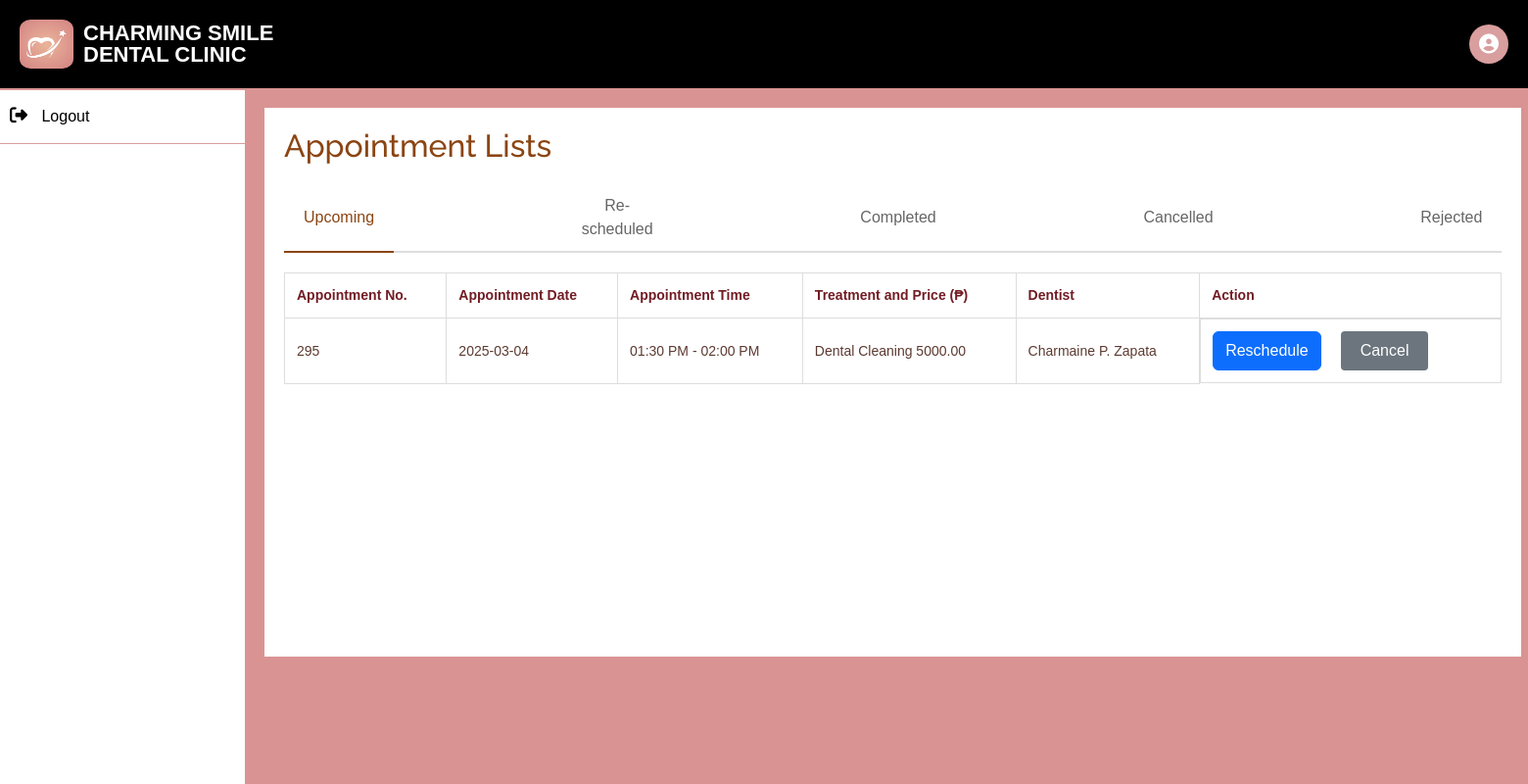
The app's page /patient/patAppointments.php (signed in) with its own data.
### tables this page shows
CREATE TABLE `approved_requests` (
  `id` int(11) NOT NULL,
  `patient_id` int(11) NOT NULL,
  `patient_name` varchar(255) NOT NULL,
  `treatment` varchar(255) NOT NULL,
  `appointment_time` varchar(255) NOT NULL,
  `appointment_date` date NOT NULL,
  `created_at` timestamp NOT NULL DEFAULT current_timestamp(),
  `username` varchar(255) DEFAULT NULL,
  `dentist_name` varchar(255) DEFAULT NULL,
  `status` varchar(20) DEFAULT 'upcoming',
  `notes` text NOT NULL DEFAULT '\'N/A\''
);

### patient/patAppointments.php (the view, shortened to what this page needs)
<?php
require_once '../db/config.php';
$username = $_SESSION['username'];
$query = "SELECT id, patient_id, treatment, appointment_time, appointment_date, dentist_name, status
          FROM approved_requests
          WHERE username = ?";
$stmt = mysqli_prepare($db, $query);
if ($stmt) {
    mysqli_stmt_bind_param($stmt, "s", $username);
    mysqli_stmt_execute($stmt);
    $result = mysqli_stmt_get_result($stmt);
    $appointments = [];
    while ($row = mysqli_fetch_assoc($result)) {
        $appointments[] = $row;
    }
} else {
    echo "Error preparing the statement: " . mysqli_error($db);
}
$query_rejected = "SELECT id, patient_id, treatment, appointment_time, appointment_date, dentist_name, status, reason
                   FROM rejected_requests
                   WHERE username = ?";
$stmt_rejected = mysqli_prepare($db, $query_rejected);
if ($stmt_rejected) {
    mysqli_stmt_bind_param($stmt_rejected, "s", $username);
    mysqli_stmt_execute($stmt_rejected);
    $result_rejected = mysqli_stmt_get_result($stmt_rejected);
    while ($row = mysqli_fetch_assoc($result_rejected)) {
        $row['status'] = 'rejected';
        $appointments[] = $row;
    }
} else {
    echo "Error preparing the statement for rejected requests: " . mysqli_error($db);
}
?>
<!DOCTYPE html>
<html lang="en">
<head>
    <?php require_once "../db/head.php" ?>
    <link rel="stylesheet" href="patAppointments.css">
    <link rel="stylesheet" href="main.css">
</head>
<body>
    <?php require_once "../db/header.php" ?>
    <div class="main-wrapper">
        <?php
        require_once "../db/nav.php" ?>
        <div class="main-content">
            <div class="user-management">
                <div class="appointments-section">
                    <div class="appointments-header">
                        <h2>Appointment Lists</h2>
                    </div>
                    <div class="appointments-tabs">
                        <button class="tab active" data-tab="upcoming">Upcoming</button>
                        <button class="tab" data-tab="rescheduled">Re-scheduled</button>
                        <button class="tab" data-tab="Completed">Completed</button>
                        <button class="tab" data-tab="cancelled">Cancelled</button>
                        <button class="tab" data-tab="rejected">Rejected</button>
                    </div>
                    <table>
                        <thead>
                            <tr>
                                <th>Appointment No.</th>
                                <th>Appointment Date</th>
                                <th>Appointment Time</th>
                                <th>Treatment and Price (₱)</th>
                                <th>Dentist</th>
                                <th class="action-column">Action</th>
                            </tr>
                        </thead>
                        <tbody>
                            <?php if (empty($appointments)): ?>
                                <tr>
                                    <td colspan="6" style="text-align: center;">No Appointments</td>
                                </tr>
                            <?php else: ?>
                                <?php foreach ($appointments as $appointment): ?>
                                    <?php
                                    $currentDateTime = date('Y-m-d H:i:s');
                                    $appointmentEndTime = date('H:i:s', strtotime($appointment['appointment_time'] . ' +30 minutes'));
                                    $appointmentEndDateTime = $appointment['appointment_date'] . ' ' . $appointmentEndTime;
                                    $status = 'upcoming';
                                    if (strtotime($appointmentEndDateTime) < strtotime($currentDateTime)) {
                                        $status = 'completed';
                                    }
                                    if (!empty($appointment['status'])) {
                                        $status = strtolower($appointment['status']);
                                    }
                                    ?>
                                    <tr class="appointment-row" data-status="<?= $status ?>">
                                        <td><?= htmlspecialchars($appointment['patient_id']) ?></td>
                                        <td><?= htmlspecialchars($appointment['appointment_date']) ?></td>
                                        <td><?= htmlspecialchars($appointment['appointment_time']) ?></td>
                                        <td><?= htmlspecialchars($appointment['treatment']) ?></td>
                                        <td><?= htmlspecialchars($appointment['dentist_name']) ?></td>
                                        <?php if ($status === 'upcoming' || $status === 'rescheduled'): ?>
                                            <td class="action-buttons">
                                                <button class="btn btn-primary" data-bs-toggle="modal"
                                                    data-bs-target="#rescheduleModal"
                                                    data-appointmentid="<?php echo htmlspecialchars($appointment['id']); ?>"
                                                    data-time="<?php echo htmlspecialchars($appointment['appointment_time']); ?>"
                                                    data-date="<?= $appointment['appointment_date'] ?>">Reschedule</button>
                                                <button class="btn btn-danger btn-cancel" data-bs-toggle="modal" data-bs-target="#cancelModal"
                                                    data-id="<?= htmlspecialchars($appointment['id']) ?>">
                                                    Cancel
                                                </button>
                                            </td>
                                        <?php else: ?>
                                            <td class="action-buttons" style="display: none;"></td>
                                        <?php endif; ?>
                                    </tr>
                                <?php endforeach; ?>
                            <?php endif; ?>
                        </tbody>
                    </table>
                </div>
            </div>
        </div>
    </div>
</body>
</html>

### patient/css/style.css (style rules this page uses)
body { font-family: "Open Sans", sans-serif; color: #444444; }
h1, h2, h3, h4, h5, h6 { font-family: "Raleway", sans-serif; }

### patient/patAppointments.css (style rules this page uses)
body { font-family: 'Arial', sans-serif; margin: 0; padding: 0; color: #5C3A31; background-color: #da9393; }
.main-wrapper { display: flex; padding-top: 90px; }
table { width: 100%; border-collapse: collapse; margin-top: 20px; }
table thead { background-color: #f8d7da; }
table th, table td { text-align: left; padding: 12px; font-size: 14px; border: 1px solid #ddd; }
table th { color: #721c24; font-weight: bold; }
table tr:nth-child(odd) { background-color: #fff; }
.appointments-header { display: flex; justify-content: space-between; align-items: center; margin-bottom: 20px; }
.appointments-header h2 { color: #8b4513; margin: 0; }
.appointments-tabs { display: flex; gap: 171.7px; margin-bottom: 20px; border-bottom: 2px solid #ddd; }
.main-content { margin-left: 250px; padding: 20px; box-sizing: border-box; flex-grow: 1; background-color: #FFFFFF; min-height: 75vh; border: 20px solid #da9393; }
.tab { padding: 10px 20px; cursor: pointer; border: none; background: none; color: #666; position: relative; }
.tab.active { color: #8b4513; border-bottom: 2px solid #8b4513; margin-bottom: -2px; }
.action-buttons { display: flex; gap: 10px; }
.btn-cancel { background-color: #dc3545; color: white; border: none; padding: 6px 12px; border-radius: 4px; cursor: pointer; }

### patient/main.css (style rules this page uses)
.btn-confirm, .btn-cancel { padding: 8px 20px; margin: 0 10px; border: none; border-radius: 4px; cursor: pointer; }
.btn-cancel { background-color: #6c757d; color: white; }

### records on screen
approved_requests: patient "295", appointment_date "2025-03-04", appointment_time "01:30 PM - 02:00 PM", treatment "Dental Cleaning 5000.00", dentist_name "Charmaine P. Zapata"
